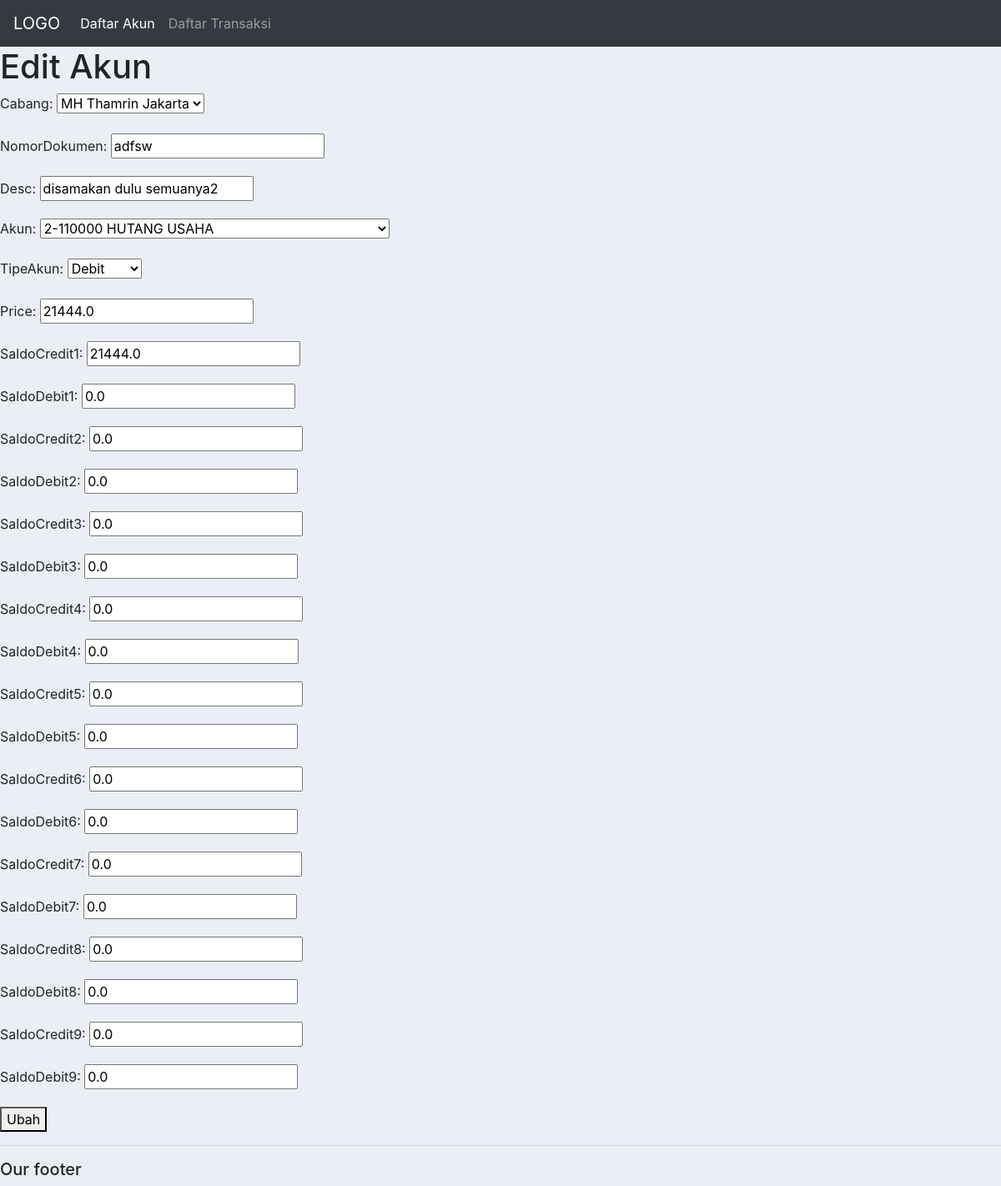
Page /ubahjurnal/12/ on the committed database.
### akuntabelapp/models.py (models this page shows, shortened)
class Transaksi(models.Model):
    TIPE = (
        ('Credit', 'Credit'),
        ('Debit', 'Debit'),)
    cabang = models.ForeignKey(Cabang, null=True, on_delete=models.SET_NULL)
    nomorDokumen = models.CharField(max_length=200, null=True)
    tanggal = models.DateTimeField(auto_now_add=True, null=True)
    desc = models.CharField(max_length=400, null=True)
    akun = models.ForeignKey(Akun, null=True, on_delete=models.SET_NULL)
    tipeAkun = models.CharField(max_length=200, choices=TIPE, null=True)
    price = models.FloatField(max_length=100, default=0)
    saldoCredit1 = models.FloatField(max_length=100, default=0)
    saldoDebit1 = models.FloatField(max_length=100, default=0)
    saldoCredit2 = models.FloatField(max_length=100, default=0)
    saldoDebit2 = models.FloatField(max_length=100, default=0)
    saldoCredit3 = models.FloatField(max_length=100, default=0)
    saldoDebit3 = models.FloatField(max_length=100, default=0)
    saldoCredit4 = models.FloatField(max_length=100, default=0)
    saldoDebit4 = models.FloatField(max_length=100, default=0)
    saldoCredit5 = models.FloatField(max_length=100, default=0)
    saldoDebit5 = models.FloatField(max_length=100, default=0)
    saldoCredit6 = models.FloatField(max_length=100, default=0)
    saldoDebit6 = models.FloatField(max_length=100, default=0)
    saldoCredit7 = models.FloatField(max_length=100, default=0)
    saldoDebit7 = models.FloatField(max_length=100, default=0)
    saldoCredit8 = models.FloatField(max_length=100, default=0)
    saldoDebit8 = models.FloatField(max_length=100, default=0)
    saldoCredit9 = models.FloatField(max_length=100, default=0)
    saldoDebit9 = models.FloatField(max_length=100, default=0)

### akuntabelapp/views.py (the view)
# urls.py: path('ubahjurnal/<str:pk>/', views.updateTrans.as_view(), name='updateTrans'),
class updateTrans(UpdateView):
    model = Transaksi
    template_name = 'akuntabelapp/edittrans.html'
    context_object_name = 'trans'
    fields = ('__all__')
    success_url = reverse_lazy('home')

### akuntabelapp/models.py (called while the page is built)
    def __str__(self):
        return self.namaCabang

    def __str__(self):
        return self.namaAkun

### akuntabelapp/templates/akuntabelapp/edittrans.html (shortened to what this page needs)
{% extends 'akuntabelapp/main.html'%}
{%block content%}
  <h1> Edit Akun</h1>
  <form id="form-edit2" method="POST">
      {{form.as_p}}
      <button type="submit">Ubah</button>
  </form>
{%endblock%}

### akuntabelapp/templates/akuntabelapp/main.html (style rules this page uses)
body { background-color: #ebeff5; }

### rows in the picture
Transaksi: cabang "MH Thamrin Jakarta", nomorDokumen "adfsw", desc "disamakan dulu semuanya2", akun "2-110000 HUTANG USAHA", tipeAkun "Debit", price "21444.0", saldoCredit1 "21444.0", saldoDebit1 "0.0", saldoCredit2 "0.0", saldoDebit2 "0.0", saldoCredit3 "0.0", saldoDebit3 "0.0", saldoCredit4 "0.0", saldoDebit4 "0.0", saldoCredit5 "0.0", saldoDebit5 "0.0", saldoCredit6 "0.0", saldoDebit6 "0.0", saldoCredit7 "0.0", saldoDebit7 "0.0", saldoCredit8 "0.0", saldoDebit8 "0.0", saldoCredit9 "0.0", saldoDebit9 "0.0"
